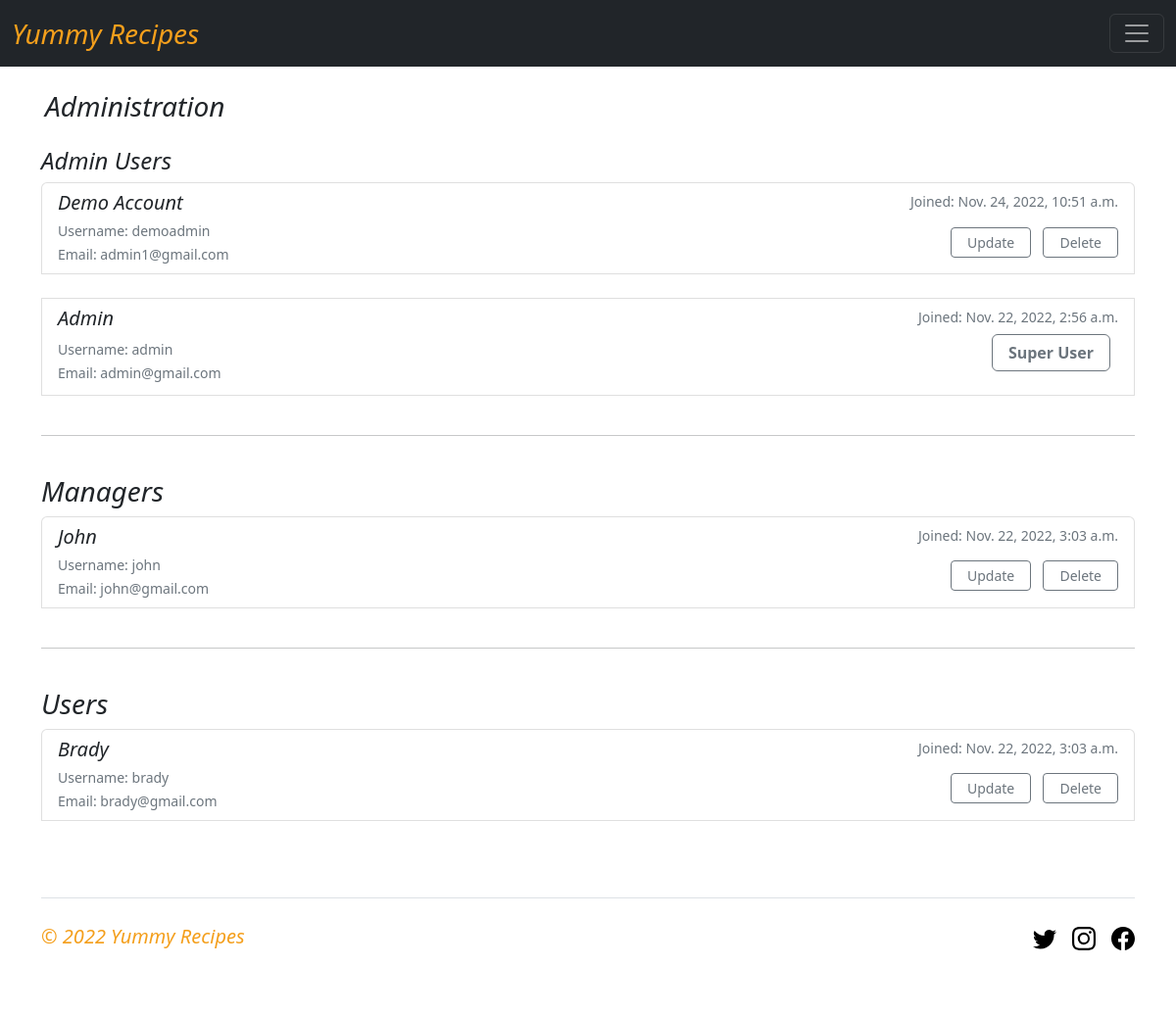
Before: /administrator/ (signed in) with the older database file.
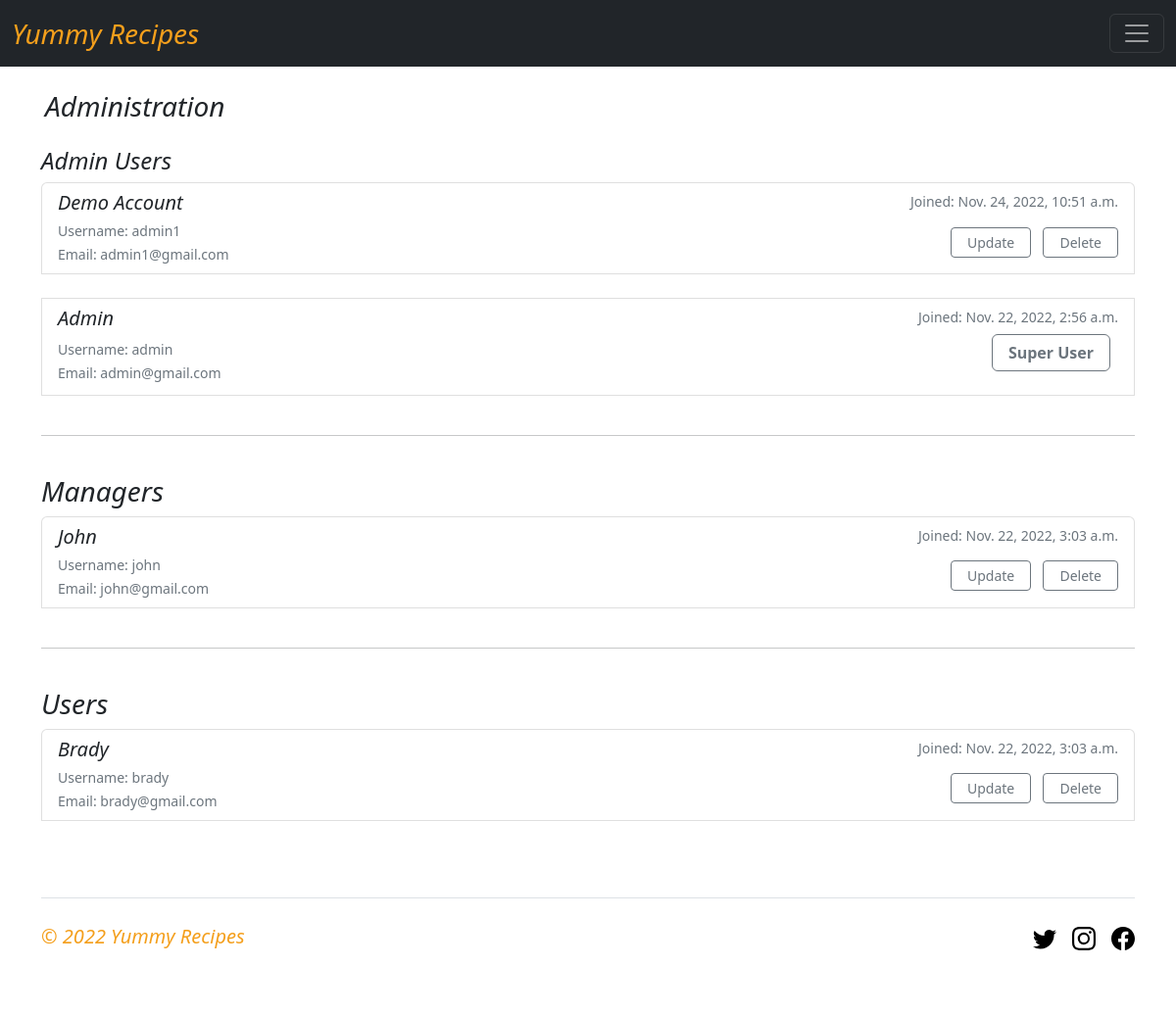
After: the same page with the newer database file.
### users/models.py (models this page shows, shortened)
class User(AbstractUser):
    ROLE = (
        ('Admin', 'Admin'),
        ('Manager', 'Manager'),
        ('User', 'User'),
    )
    role = models.CharField(max_length=30, choices=ROLE, default="User")
    name = models.CharField(max_length=50, null=False, blank=False)
    email = models.EmailField(unique=True, null=False, blank=False)
    class Meta:
        ordering = ['-date_joined', ]

### home/decorators.py (the view)
    def wrapper_func(request, *args, **kwargs):
        role = request.user.role
        if role == 'Admin':
            return view_func(request, *args, **kwargs)
        else:
            return HttpResponse('<h2>You are not authorized to view this page</h2>')

### home/views.py (called while the page is built)
@login_required(login_url='login')
@admin_only
def administrator(request):
    adminUsers = User.objects.filter(role="Admin")
    managers = User.objects.filter(role="Manager")
    normalUsers = User.objects.filter(role="User")
    context = {'adminUsers': adminUsers, 'managers': managers, 'normalUsers': normalUsers}
    return render(request, 'home/administrator.html', context)

### home/templates/home/administrator.html (shortened to what this page needs)
{% extends 'base.html' %}
{% load static %}
{% block content %}
<div class="class= min-vh-100 container">
  <h3 class="my-4 mx-1"><i>Administration</i></h3>
  <div>
    <h4><i>Admin Users</i></h4>
    <div class="list-group">
      {% for user in adminUsers %}
      <div href="#" class="list-group-item list-group-item-action">
        <div class="d-flex w-100 justify-content-between">
          <h5 class="mb-1"><i>{{user.name}}</i></h5>
          <small class="text-muted">Joined: {{user.date_joined}}</small>
        </div>
        <div class="d-flex w-100 justify-content-between align-items-center">
          <div class="">
            <small class="text-muted">Username: {{user.username}}</small><br />
            <small class="text-muted">Email: {{user.email}}</small>
          </div>
          <div>
            {% if user.is_superuser == False %}
            <a
              class="btn btn-outline-secondary btn-sm px-3 me-md-2"
              href="{% url 'update-user' user.id %}"
              >Update</a
            >
            <a
              class="btn btn-outline-secondary btn-sm px-3"
              href="{% url 'delete-user' user.id %}"
              >Delete</a
            >
            {% else %}
            <p class="btn btn-outline-secondary px-3 me-md-2"><b>Super User</b></p>
            {% endif %}
          </div>
        </div>
      </div>
      <br />
      {% endfor %}
      <hr />
      <br />
    </div>
  </div>
  <div>
    <h3><i>Managers</i></h3>
    <div class="list-group">
      {% for user in managers %}
      <div href="#" class="list-group-item list-group-item-action">
        <div class="d-flex w-100 justify-content-between">
          <h5 class="mb-1"><i>{{user.name}}</i></h5>
          <small class="text-muted">Joined: {{user.date_joined}}</small>
        </div>
        <div class="d-flex w-100 justify-content-between align-items-center">
          <div class="">
            <small class="text-muted">Username: {{user.username}}</small><br />
            <small class="text-muted">Email: {{user.email}}</small>
          </div>
          <div>
            <a
              class="btn btn-outline-secondary btn-sm px-3 me-md-2"
              href="{% url 'update-user' user.id %}"
              >Update</a
            >
            <a
              class="btn btn-outline-secondary btn-sm px-3"
              href="{% url 'delete-user' user.id %}"
              >Delete</a
            >
          </div>
        </div>
      </div>
      <br />
      {% endfor %}
      <hr />
      <br />
    </div>
  </div>
  <div>
    <h3><i>Users </i></h3>
    <div class="list-group">
      {% for user in normalUsers %}
      <div href="#" class="list-group-item list-group-item-action">
        <div class="d-flex w-100 justify-content-between">
          <h5 class="mb-1"><i>{{user.name}}</i></h5>
          <small class="text-muted">Joined: {{user.date_joined}}</small>
        </div>
        <div class="d-flex w-100 justify-content-between align-items-center">
          <div class="">
            <small class="text-muted">Username: {{user.username}}</small><br />
            <small class="text-muted">Email: {{user.email}}</small>
          </div>
          <div>
            <a
              class="btn btn-outline-secondary btn-sm px-3 me-md-2"
              href="{% url 'update-user' user.id %}"
              >Update</a
            >
            <a
              class="btn btn-outline-secondary btn-sm px-3"
              href="{% url 'delete-user' user.id %}"
              >Delete</a
            >
          </div>
        </div>
      </div>
      <br />
      {% endfor %}
    </div>
  </div>
</div>
{% endblock content %}

Changed rows visible on the page:
changed User "Demo Account": username "demoadmin" → "admin1"
